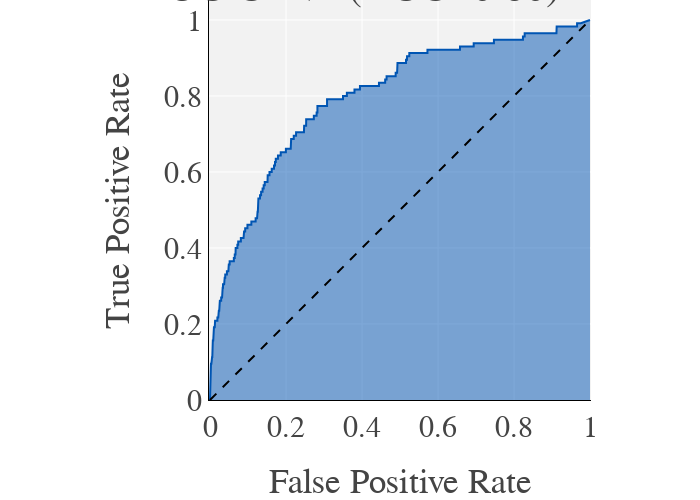

The notebook cell saved with this chart:
### Code cell
# Predict on y test
y_pred = best_model.predict_proba(X_test)[::,1]

fpr, tpr, _ = roc_curve(y_test,  y_pred)

fpr_qda, tpr_qda = fpr, tpr

# Compute AUC (Area Under the Curve)
auc_ = roc_auc_score(y_test, y_pred)

auc_qda = auc_

fig_qdc_auc = px.area(
    x=fpr, y=tpr,
    title=f'ROC Curve (AUC={auc_:.2f})',
    labels=dict(x='False Positive Rate', y='True Positive Rate'),
    width=700, height=500
)
fig_qdc_auc.add_shape(
    type='line', line=dict(dash='dash'),
    x0=0, x1=1, y0=0, y1=1
)

fig_qdc_auc.update_yaxes(scaleanchor="x", scaleratio=1)
fig_qdc_auc.update_xaxes(constrain='domain')
fig_qdc_auc.show()

fig_qdc_auc.write_image("images/results/ROC_environemntal_qda.png")

### Figure 1 — Plotly figure (JSON) as saved in the notebook; plotly's stock layout.template omitted (floating-point values rounded to 4 significant figures; data arrays with more than 128 entries replaced by an {"elided": "..."} marker saying what was removed)
{"data": [{"hovertemplate": "False Positive Rate=%{x}<br>True Positive Rate=%{y}<extra></extra>", "legendgroup": "", "line": {"color": "#0055B3"}, "marker": {"symbol": "circle"}, "mode": "lines", "name": "", "orientation": "v", "showlegend": false, "stackgroup": "1", "type": "scatter", "x": {"elided": "209 float values"}, "xaxis": "x", "y": {"elided": "209 float values"}, "yaxis": "y"}], "layout": {"height": 500, "legend": {"tracegroupgap": 0}, "shapes": [{"line": {"dash": "dash"}, "type": "line", "x0": 0, "x1": 1, "y0": 0, "y1": 1}], "title": {"text": "ROC Curve (AUC=0.80)"}, "width": 700, "xaxis": {"anchor": "y", "constrain": "domain", "domain": [0, 1], "title": {"text": "False Positive Rate"}}, "yaxis": {"anchor": "x", "domain": [0, 1], "scaleanchor": "x", "scaleratio": 1, "title": {"text": "True Positive Rate"}}}}
